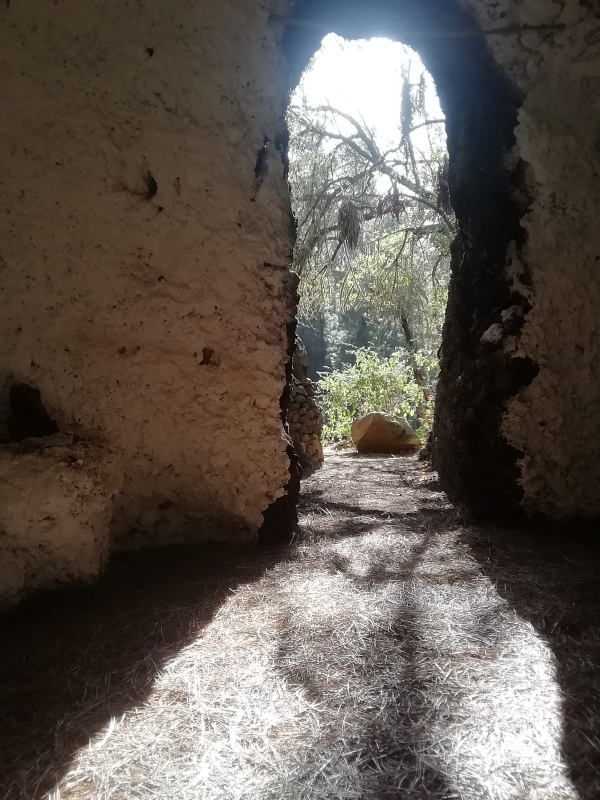
#> input picture img/galerie/new/IMG-20190623-WA0001.jpg, 1200 x 1600 px (shown at 1/2 size); its folder holds only this picture in this run
$ python generate-gallery-thumbs.py
#> lines starting #> are read from the running program, lines starting #| are printed output that depends on the picture
import os
from PIL import Image

template = '''
        a(href="XX")
            img(src="XY")
'''

# needs to start and end with /
dirs_to_process = ['/img/galerie/new/']

cwd = os.getcwd()
for d in dirs_to_process:
    full_dir = cwd + d
    thumbs = os.path.join(full_dir, 'thumbs/')
    if not os.path.exists(thumbs):
        os.mkdir(os.path.join(full_dir, 'thumbs/'))
    files = [f for f in os.scandir(full_dir)
             if os.path.isfile(os.path.join(full_dir, f)) and
             f.name.endswith('.jpg')]
    files = sorted(files, key=lambda x: x.name)
    for f in files:
        im = Image.open(f.path)
#> im is the input picture: PIL image 1200x1600 RGB; mean R, G, B 95.5, 87.5, 80.4
        im.thumbnail((350, 350))
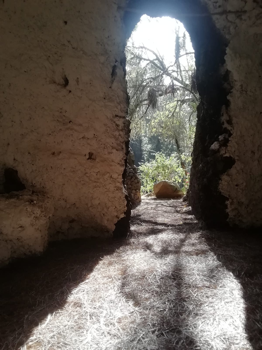
#> im: PIL image 262x350 RGB; mean R, G, B 95.6, 87.7, 80.6
        im.save(f"{full_dir}thumbs/{f.name}")
        absolute_img = f.path[f.path.find('img/'):]
        thumb_img = absolute_img[absolute_img.find('img/'):] + 'thumbs/'
        print(template
              .replace('XX', f'{d[1:]}{f.name}')
              .replace('XY', f'{d[1:]}thumbs/{f.name}'))

$ run again, on img/galerie/new/IMG-20190623-WA0005.jpg
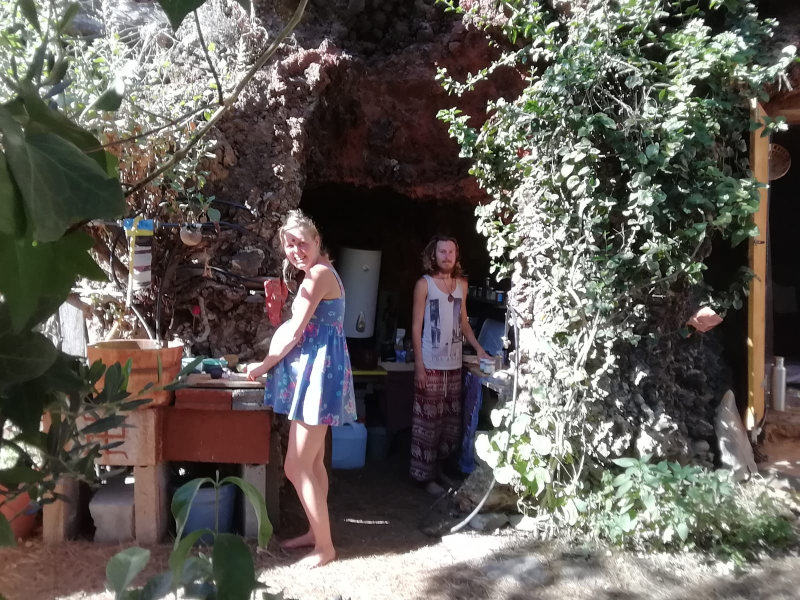
#> input picture img/galerie/new/IMG-20190623-WA0005.jpg, 1600 x 1200 px (shown at 1/2 size)
#> im is the input picture: PIL image 1600x1200 RGB; mean R, G, B 98.3, 93.5, 87.9
#> `im.thumbnail((350, 350))`:
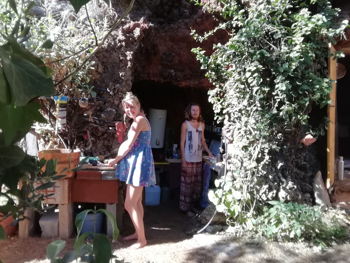
#> im: PIL image 350x263 RGB; mean R, G, B 98.4, 93.6, 88

$ run again, on img/galerie/new/IMG-20190623-WA0006.jpg
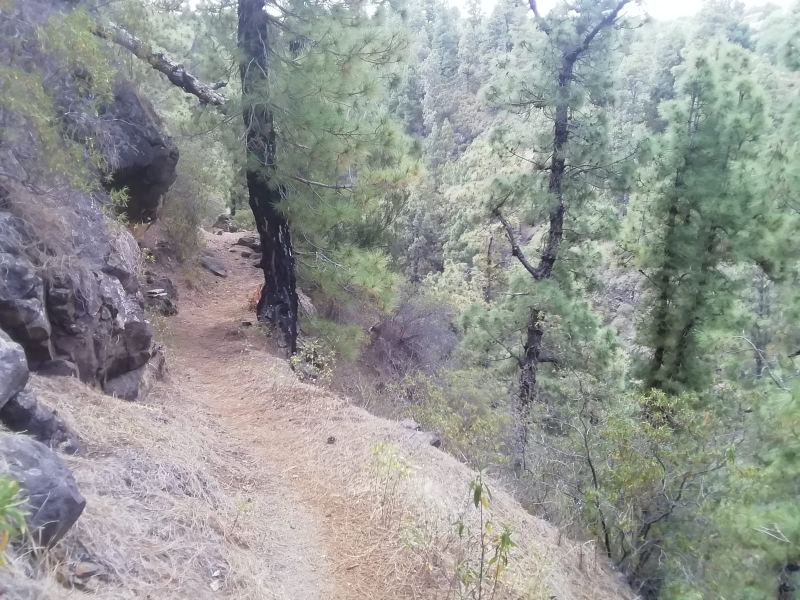
#> input picture img/galerie/new/IMG-20190623-WA0006.jpg, 1600 x 1200 px (shown at 1/2 size)
#> im is the input picture: PIL image 1600x1200 RGB; mean R, G, B 148.5, 151.5, 148.7
#> `im.thumbnail((350, 350))`:
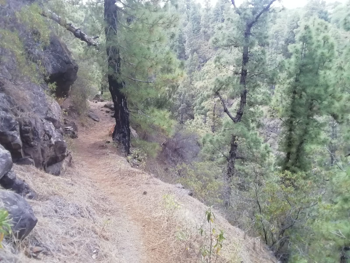
#> im: PIL image 350x263 RGB; mean R, G, B 148.7, 151.7, 148.8

$ run again, on img/galerie/new/IMG-20190623-WA0007.jpg
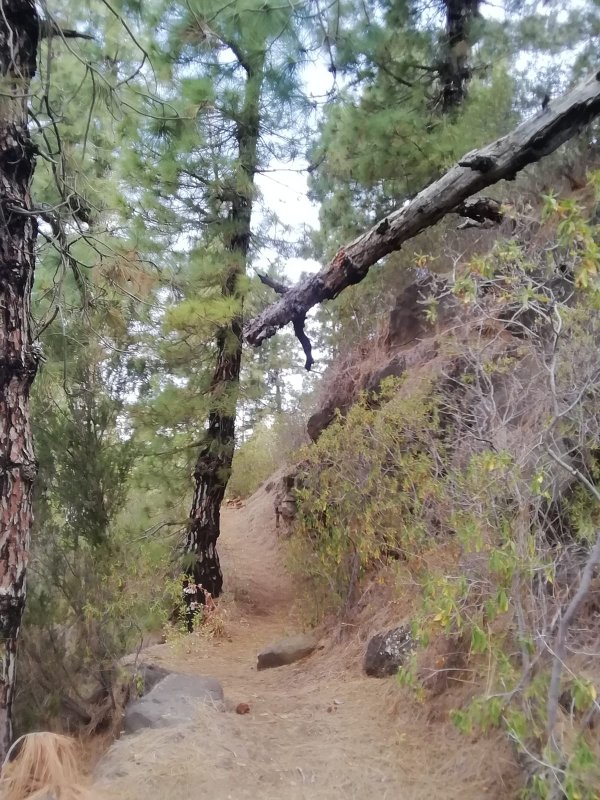
#> input picture img/galerie/new/IMG-20190623-WA0007.jpg, 1200 x 1600 px (shown at 1/2 size)
#> im is the input picture: PIL image 1200x1600 RGB; mean R, G, B 130.7, 126.1, 112.7
#> `im.thumbnail((350, 350))`:
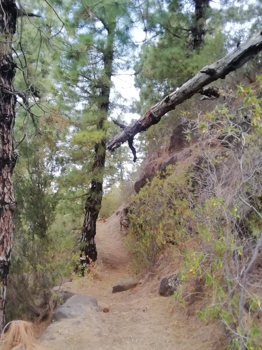
#> im: PIL image 262x350 RGB; mean R, G, B 130.9, 126.2, 112.9

$ run again, on img/galerie/new/IMG-20190623-WA0002.jpg
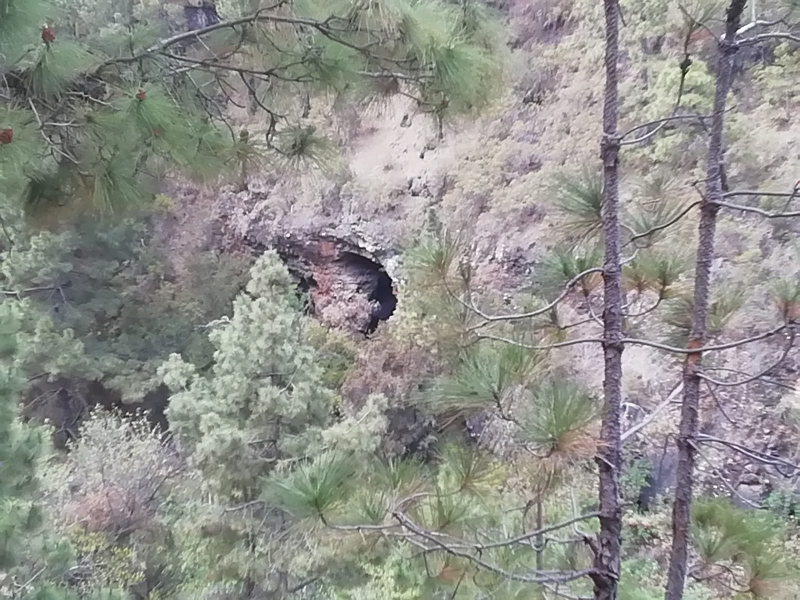
#> input picture img/galerie/new/IMG-20190623-WA0002.jpg, 1600 x 1200 px (shown at 1/2 size)
#> im is the input picture: PIL image 1600x1200 RGB; mean R, G, B 144.5, 144.9, 140.3
#> `im.thumbnail((350, 350))`:
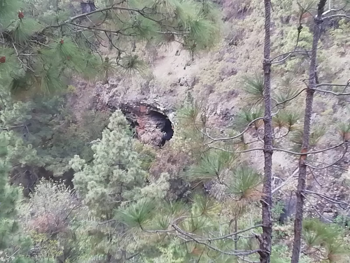
#> im: PIL image 350x263 RGB; mean R, G, B 144.7, 145, 140.4
